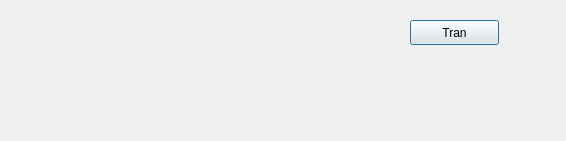
<?xml version="1.0" encoding="UTF-8"?>
<ui version="4.0">
 <class>FileTranDialog</class>
 <widget class="QDialog" name="FileTranDialog">
  <property name="geometry">
   <rect>
    <x>0</x>
    <y>0</y>
    <width>566</width>
    <height>141</height>
   </rect>
  </property>
  <property name="windowTitle">
   <string>Dialog</string>
  </property>
  <widget class="QPushButton" name="pushButton">
   <property name="geometry">
    <rect>
     <x>410</x>
     <y>20</y>
     <width>89</width>
     <height>25</height>
    </rect>
   </property>
   <property name="text">
    <string>Tran</string>
   </property>
  </widget>
 </widget>
 <resources/>
 <connections/>
</ui>
